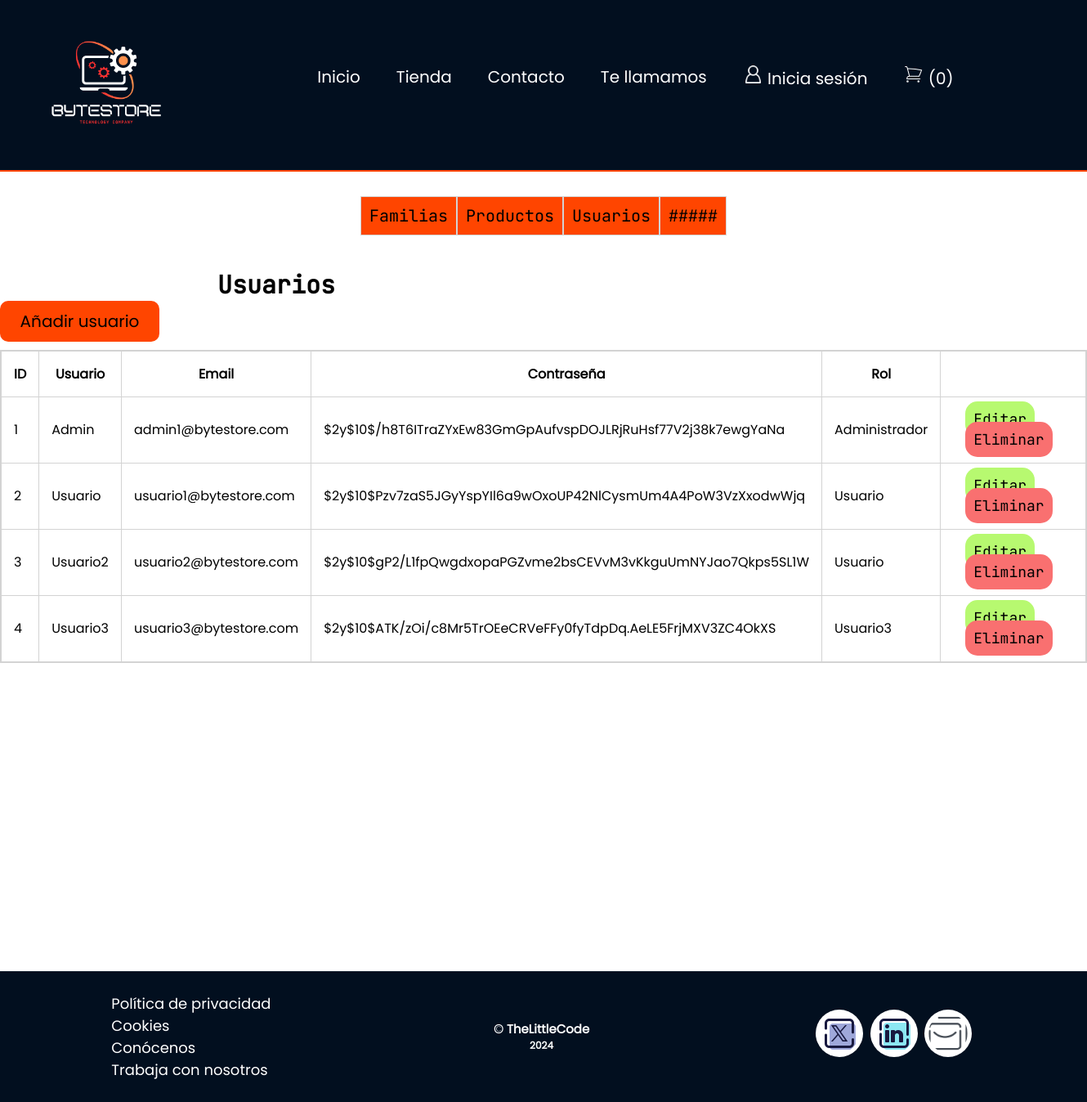
/panel_control/usuarios/index.php, run on the app's committed database.
### tables this page shows
CREATE TABLE `users` (
  `id` int(11) NOT NULL,
  `usuario` varchar(255) DEFAULT NULL,
  `email` varchar(200) NOT NULL,
  `password` varchar(200) NOT NULL,
  `rol` varchar(255) DEFAULT 'usuario'
);

### panel_control/usuarios/index.php (the view, shortened to what this page needs)
<?php
include ('../../templates/header.php');
include ('../../bd.php');
?>
<?php
$sentencia = $conexion -> prepare("SELECT * FROM users");
$sentencia -> execute();
$lista_usuarios = $sentencia -> fetchAll(PDO::FETCH_ASSOC);
?>
<div class="second-menu">
    <div class="second-nav">
        <ul class="second-menu">
            <li><a href="<?php echo $url_base; ?>/panel_control/familias/index.php" class="btn-secondMenu">Familias</a></li>
            <li><a href="<?php echo $url_base; ?>/panel_control/productos/index.php" class="btn-secondMenu">Productos</a></li>
            <li><a href="<?php echo $url_base; ?>/panel_control/usuarios/index.php" class="btn-secondMenu">Usuarios</a></li>
            <li><a href="#" class="btn-secondMenu">#####</a></li>
        </ul>
    </div>
</div>
<h4>Usuarios</h4>
<section class="main-Tablas">
    <div class="card-table">
        <div class="card-header">
            <a href="crear.php" class="btn-primary">
                Añadir usuario
            </a>
        </div>
        <div class="card-body">
            <div class="main-table">
                <table class="table">
                    <thead>
                        <tr>
                            <th>ID</th>
                            <th>Usuario</th>
                            <th>Email</th>
                            <th>Contraseña</th>
                            <th>Rol</th>
                        </tr>
                    </thead>
                    <tbody>
                        <?php
                        foreach ($lista_usuarios as $registro) {
                            ?>
                            <tr>
                                <td> <?php echo $registro['id']; ?> </td>
                                <td> <?php echo $registro['usuario']; ?> </td>
                                <td> <?php echo $registro['email']; ?> </td>
                                <td> <?php echo $registro['password']; ?> </td>
                                <td> <?php echo $registro['rol']; ?> </td>
                                <td>
                                    <a class="btn-info" href="editar.php?txtID=<?php echo $registro['id']; ?>">Editar</a>
                                    <a class="btn-danger" href="index.php?txtID=<?php echo $registro['id']; ?>">Eliminar</a>
                                </td>
                            </tr>
                        <?php } ?>
                    </tbody>
                </table>
            </div>
        </div>
</section>
<?php
include('../../templates/footer.php');
?>

### templates/header.php (shortened to what this page needs)
<?php
$url_base = "http://localhost/practicasregnatec/";
?>
<!DOCTYPE html>
<html lang="es">
<head>
    <link rel="stylesheet" type="text/css" href="<?php echo $url_base; ?>assets/css/index.css">
    <link rel="stylesheet" type="text/css" href="<?php echo $url_base; ?>assets/css/tienda.css">
    <link rel="stylesheet" type="text/css" href="<?php echo $url_base; ?>assets/css/contacto.css">
    <link rel="stylesheet" type="text/css" href="<?php echo $url_base; ?>assets/css/llamar.css">
    <link rel="stylesheet" type="text/css" href="<?php echo $url_base; ?>assets/css/perfil.css">
    <link rel="stylesheet" type="text/css" href="<?php echo $url_base; ?>assets/css/index_Control.css">
    <link rel="stylesheet" type="text/css" href="<?php echo $url_base; ?>assets/css/indexTablas.css">
    <link rel="stylesheet" type="text/css" href="<?php echo $url_base; ?>assets/css/crearTablas.css">
    <link rel="stylesheet" type="text/css" href="<?php echo $url_base; ?>assets/css/carrito.css">
    <link rel="stylesheet" type="text/css" href="<?php echo $url_base; ?>assets/css/switchUsuarios.css">
</head>
<body>
    <header>
        <div class="wrap">
            <div class="logotipo" id="logotipo">
                <a href="<?php echo $url_base; ?>/index.php">
                    <img src="<?php echo $url_base; ?>assets/img/logotipo.png" alt="logotipo">
                </a>
            </div>
            <nav class="nav">
                <ul id="menu" class="menu">
                    <li>
                        <a href="<?php echo $url_base; ?>/index.php">Inicio</a>
                    </li>
                    <li>
                        <a href="<?php echo $url_base; ?>/tienda.php">Tienda</a>
                    </li>
                    <li>
                        <a href="<?php echo $url_base; ?>/contacto.php">Contacto</a>
                    </li>
                    <li>
                        <a href="<?php echo $url_base; ?>/llamar.php">Te llamamos</a>
                    </li>
                    <?php if (isset($_SESSION['user_id'])) { ?>
                        <li>
                            <a href="<?php echo $url_base; ?>/login/perfil.php" id="login">
                                <img class="social-icon" src="<?php echo $url_base; ?>assets/img/user.png" alt="Icono-social">
                            </a>
                        </li>
                    <?php } else { ?>
                        <li>
                            <a href="<?php echo $url_base; ?>/login/index.php" id="login">
                                <img class="social-icon" src="<?php echo $url_base; ?>assets/img/user.png" alt="Icono-social">
                                Inicia sesión
                            </a>
                        </li>
                    <?php } ?>
                    <li>
                        <a href="<?php echo $url_base; ?>/mostrarCarrito.php">
                            <span>(<?php echo (empty($_SESSION['CARRITO'])) ? 0 : count($_SESSION['CARRITO']); ?>)</span>
                        </a>
                    </li>
                </ul>
            </nav>
        </div>
    </header>

### templates/footer.php (shortened to what this page needs)
<footer>
    <div class="apart">
        <ul>
            <li><a href="#">Política de privacidad</a></li>
            <li><a href="#">Cookies</a></li>
            <li><a href="#">Conócenos</a></li>
            <li><a href="#">Trabaja con nosotros </a></li>
        </ul>
    </div>
    <div class="credits">
        <h5>&copy; TheLittleCode</h5>
        <h6>2024</h6>
    </div>
    <div class="social-media">
        <ul>
            <li>
                <a href="#"> <img src="assets/img/twitterx.png" alt="Icono-TwitterX"> </a>
            </li>
            <li>
                <a href="#"> <img src="assets/img/linkedin.png" alt="Icono-LinkedIn"> </a>
            </li>
            <li>
                <a href="#"> <img src="assets/img/message.png" alt="Icono-mensaje"> </a>
            </li>
        </ul>
    </div>
</footer>
</body>
</html>

### assets/css/index.css (style rules this page uses)
* { margin: 0px; padding: 0px; font-family: 'Poppins'; }
header { width: 100%; height: 200px; border-bottom: 2px solid orangered; }
.wrap { width: 100%; height: 225px; display: flex; justify-content: space-around; align-items: center; background-color: rgb(2 15 31); }
.logotipo { float: left; }
.logotipo img { width: 150px; }
.nav { transition: max-height .5s ease-out; float: right; text-decoration: none; margin-top: 70px; margin-left: 50px; margin-right: 86px; }
.menu { display: flex; flex-direction: column; align-items: center; transform: translateY(-140%); }
.nav li { display: inline-block; }
.nav li a { color: white; font-size: 20px; padding: 10px 20px 10px 20px; text-decoration: none; }
.social-icon { filter: invert(1); width: 25px; }
.shoppingCart { width: 25px; }
@media screen and (min-width: 770px) { header { height: 208px; } }
@media screen and (min-width: 770px) { .wrap { width: 100%; height: 208px; display: flex; flex-direction: row; } }
@media screen and (min-width: 770px) { .menu { flex-direction: row; transform: translateY(-135%); } }
@media screen and (min-width: 770px) { .nav ul li { padding: 0; margin: 0px 2px; } }
footer { width: 100%; height: 160px; display: flex; align-items: center; color: white; background-color: rgb(2 15 31); margin-top: 20px; position: absolute; bottom: 0; justify-content: space-around; }
.apart ul li { list-style: none; }
.apart a { color: white; font-size: 18px; text-decoration: none; }
.credits { color: white; text-align: center; font-family: 'JetBrains'; font-size: 18px; text-decoration: none; }
.social-media { width: 200px; }
.social-media ul { display: flex; align-items: center; justify-content: space-around; list-style: none; }
.social-media ul img { max-width: 48px; max-height: 48px; background-color: white; padding: 5px; border-radius: 50%; }

### assets/css/tienda.css (style rules this page uses)
* { margin: 0px; padding: 0px; }

### assets/css/indexTablas.css (style rules this page uses)
h4 { font-family: 'JetBrains'; font-size: 30px; margin-top: 3%; margin-left: 20%; }
.main-Tablas { position: relative; min-height: 100vh; z-index: 2; }
.second-menu { display: flex; align-items: center; justify-content: center; margin-top: 15px; }
.second-menu li { list-style: none; }
.btn-secondMenu { display: block; padding: 10px; color: black; background-color: orangered; font-family: 'JetBrains'; font-size: 20px; text-decoration: none; list-style: none; border: 1px solid lightgray; }
.btn-primary { max-width: 175px; display: block; border-radius: 10px; padding: 10px; color: black; font-size: 20px; background-color: orangered; text-align: center; text-decoration: none; margin-bottom: 10px; }
.table { border: 2px solid lightgray; border-collapse: collapse; }
.table th, .table td { border: 1px solid lightgray; padding: 15px; }
.btn-info { margin: 15px; padding: 10px; color: black; font-family: 'JetBrains'; font-size: 18px; background-color: rgb(183, 249, 112); border: none; border-radius: 15px; cursor: pointer; text-decoration: none; }
.btn-danger { padding: 10px; color: black; font-family: 'JetBrains'; font-size: 18px; background-color: rgb(255, 179, 0); border: none; border-radius: 15px; cursor: pointer; text-decoration: none; }
footer { position: relative; bottom: 0; }

### assets/css/crearTablas.css (style rules this page uses)
.btn-danger { min-width: 166px; margin: 15px; padding: 10px; color: black; font-family: 'JetBrains'; font-size: 18px; background-color: rgb(249, 112, 112); border: none; border-radius: 15px; cursor: pointer; text-decoration: none; }

### data on the page
users: id "1", usuario "Admin", email "admin1@bytestore.com", password "$2y$10$/h8T6ITraZYxEw83GmGpAufvspDOJLRjRuHsf77V2j38k7ewgYaNa", rol "Administrador"
users: id "2", usuario "Usuario", email "usuario1@bytestore.com", password "$2y$10$Pzv7zaS5JGyYspYIl6a9wOxoUP42NlCysmUm4A4PoW3VzXxodwWjq", rol "Usuario"
users: id "3", usuario "Usuario2", email "usuario2@bytestore.com", password "$2y$10$gP2/L1fpQwgdxopaPGZvme2bsCEVvM3vKkguUmNYJao7Qkps5SL1W", rol "Usuario"
users: id "4", usuario "Usuario3", email "usuario3@bytestore.com", password "$2y$10$ATK/zOi/c8Mr5TrOEeCRVeFFy0fyTdpDq.AeLE5FrjMXV3ZC4OkXS", rol "Usuario3"
